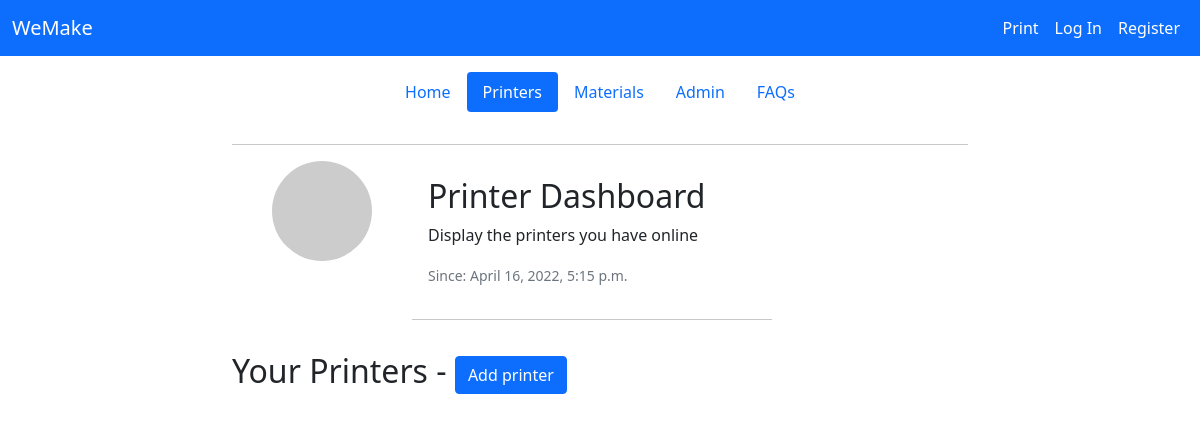
The page /vendor/printer/printer_dashboard/ (signed in) on the database as committed earlier.
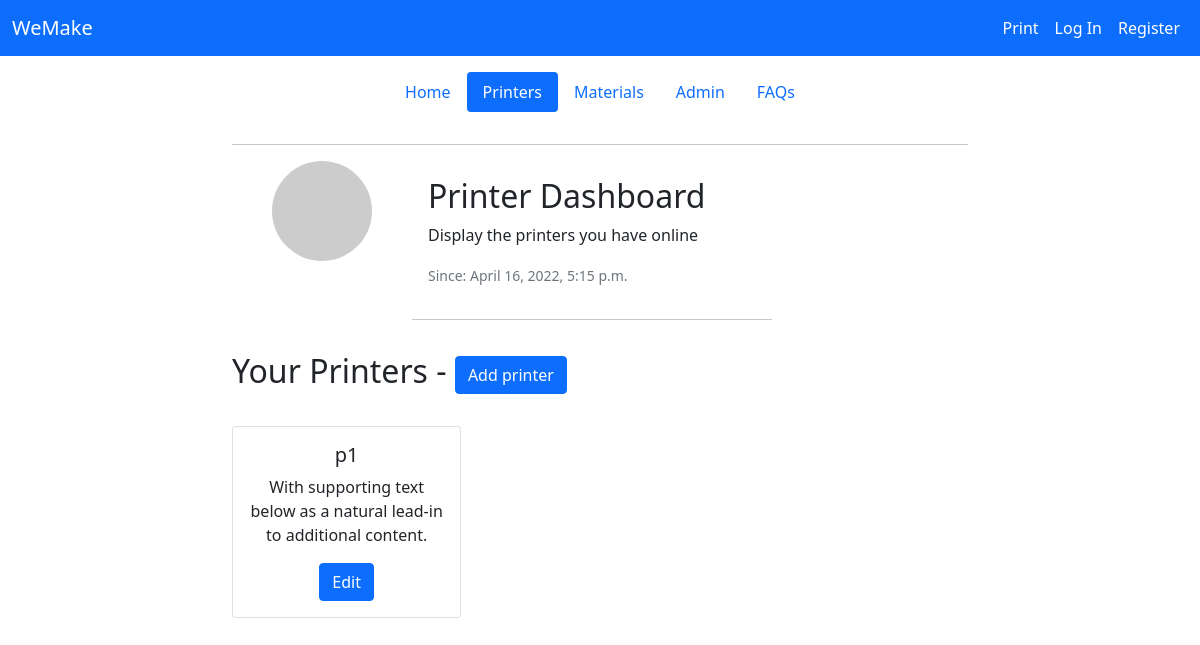
The same page on the database as committed later.
### vendor/models.py (models this page shows, shortened)
class Vendor(models.Model):
    created_at              = models.DateTimeField(auto_now_add=True)
    created_by              = models.OneToOneField(User,related_name='vendor', on_delete=models.CASCADE, null=True)
    store_name              = models.CharField(max_length=255,blank=True, null=True)
    slug                    = models.SlugField(blank=False, null=False)
    description             = models.TextField(blank=True, null=True)
    store_logo_raw          = models.ImageField(null=True, blank=True)
    store_logo_thumbnail    = models.ImageField(null=True, blank=True)
    class Meta:
        ordering = (['created_by'])
    def get_thumbnail(self):
        if self.store_logo_thumbnail:
            return self.store_logo_thumbnail.url
        else:
            if self.store_logo_raw:
                self.store_logo_thumbnail = self.make_thumbnail()
                self.save()
                return self.store_logo_thumbnail.url
            else:
                return 'https://via.placeholder.com/240x240.jpg'

### printer/models.py (models this page shows, shortened)
class Printer(models.Model):
    name = models.CharField(max_length=255,blank=False,null=False)
    is_active = models.BooleanField(default=True)
    slug = models.SlugField(max_length=255)
    vendor = models.ForeignKey(Vendor, related_name='printers', on_delete=models.CASCADE)
    description = models.TextField(blank=True, null=True)
    date_added = models.DateTimeField(auto_now_add=True)
    price_energy = models.DecimalField(max_digits=6, decimal_places=2)
    price_length = models.DecimalField(max_digits=6, decimal_places=2)
    price_min    = models.DecimalField(max_digits=6, decimal_places=2)
    price_hour   = models.DecimalField(max_digits=6, decimal_places=2)
    price_margin = models.DecimalField(max_digits=6, decimal_places=2)
    tray_length = models.IntegerField()
    tray_width  = models.IntegerField()
    tray_height = models.IntegerField()
    power = models.FloatField()
    config    = models.FileField(upload_to='uploads/',blank=True,null=True)
    class Meta:
        ordering = ['-date_added']
    def __str__(self):
        return self.name

### printer/views.py (the view)
# urls.py: path('printer_dashboard/',views.printer_dashboard,name='printer_dashboard')
@login_required
def printer_dashboard(request):
    vendor = request.user.vendor
    printers = vendor.printers.all()
    if(request.method == 'GET'):
        context = {
            'vendor':vendor,
            'printers':printers
        }
        return render(request,'printer/printer_dashboard.html', context)

### printer/templates/printer/printer_dashboard.html (shortened to what this page needs)
{% extends 'core/base.html' %}
{% block content %}
<div class="container">
    <header class="d-flex justify-content-center py-3">
        <ul class="nav nav-pills">
            <li class="nav-item"><a href="{% url 'vendor_home' %}" class="nav-link" aria-current="page">Home</a></li>
            <li class="nav-item"><a href="{% url 'printer_dashboard' %}" class="nav-link active">Printers</a></li>
            <li class="nav-item"><a href="{% url 'material_dashboard' %}" class="nav-link">Materials</a></li>
            <li class="nav-item"><a href="{% url 'vendor_admin' %}" class="nav-link">Admin</a></li>
            <li class="nav-item"><a href="#" class="nav-link">FAQs</a></li>
        </ul>
    </header>
</div>
<div class="row justify-content-center">
    <div class='col-8 '>
        <hr>
        <div class="card mb-3 border-0" style="max-width: 540px;">
            <div class="row g-0">
                <div class="col-md-4 image-container">
                    <img src="{{ vendor.get_thumbnail }}" alt="store-logo" class="profile-pic">
                </div>
                <div class="col-md-8">
                    <div class="card-body">
                        <h2 class="card-title">Printer Dashboard</h2>
                        <p class="card-text">Display the printers you have online</p>
                        <p class="card-text"><small class="text-muted">Since: {{ vendor.created_at }}</small></p>
                    </div>
                    <hr>
                </div>
            </div>
        </div>
        <h2 class="card-title">Your Printers -         <a href="{% url 'printer'  %}" class="btn btn-primary">Add printer</a>        </h2>
        <br>
        <div class="row row-cols-1 row-cols-md-3 g-4">
            {% for printer in printers %}
            <div class="col">
                <div class="card text-center" >
                    <div class="card-body">
                        <h5 class="card-title">{{ printer }}</h5>
                        <p class="card-text"> With supporting text below as a natural lead-in to additional content.</p>
                        <a href="{% url 'printer'  printer.id %}" class="btn btn-primary">Edit</a>
                    </div>
                </div>
            </div>
            {% endfor %}
        </div>
    </div>
</div>
{% endblock %}

### core/templates/core/base.html (shortened to what this page needs)
{% load static %}
<!DOCTYPE html>
<html>
    <head>
        <link href="https://cdn.jsdelivr.net/npm/bootstrap@5.1.3/dist/css/bootstrap.min.css" rel="stylesheet">
        <link rel="stylesheet" href="{% static 'styles/main.css' %}">
    </head>
    <body>
        <nav class="navbar navbar-expand-lg navbar-dark bg-primary">
            <div class="container-fluid">
              <a class="navbar-brand" href="#">WeMake</a>
                <ul class="navbar-nav me-right mb-2 mb-lg-0">
                  <li class="nav-item">
                    <a class="nav-link active" aria-current="page" href="#">Print</a>
                  </li>
                  <li class="nav-item">
                    <a class="nav-link active" href="#">Log In</a>
                  </li>
                  <li class="nav-item">
                    <a class="nav-link active" href="#">Register</a>
                  </li>
                </ul>
            </div>
          </nav>
        <section class="section">
            <div class="container">
              {% block content %}
              {% endblock %}
            </div>
        </section>
      </body>

### static/styles/main.css (style rules this page uses)
.profile-pic { vertical-align: middle; width: 100px; height: 100px; border-radius: 50%; }
.image-container { vertical-align: middle; text-align:center }

Rows that differ between the two databases and show on the page:
added Printer: name "p1"
